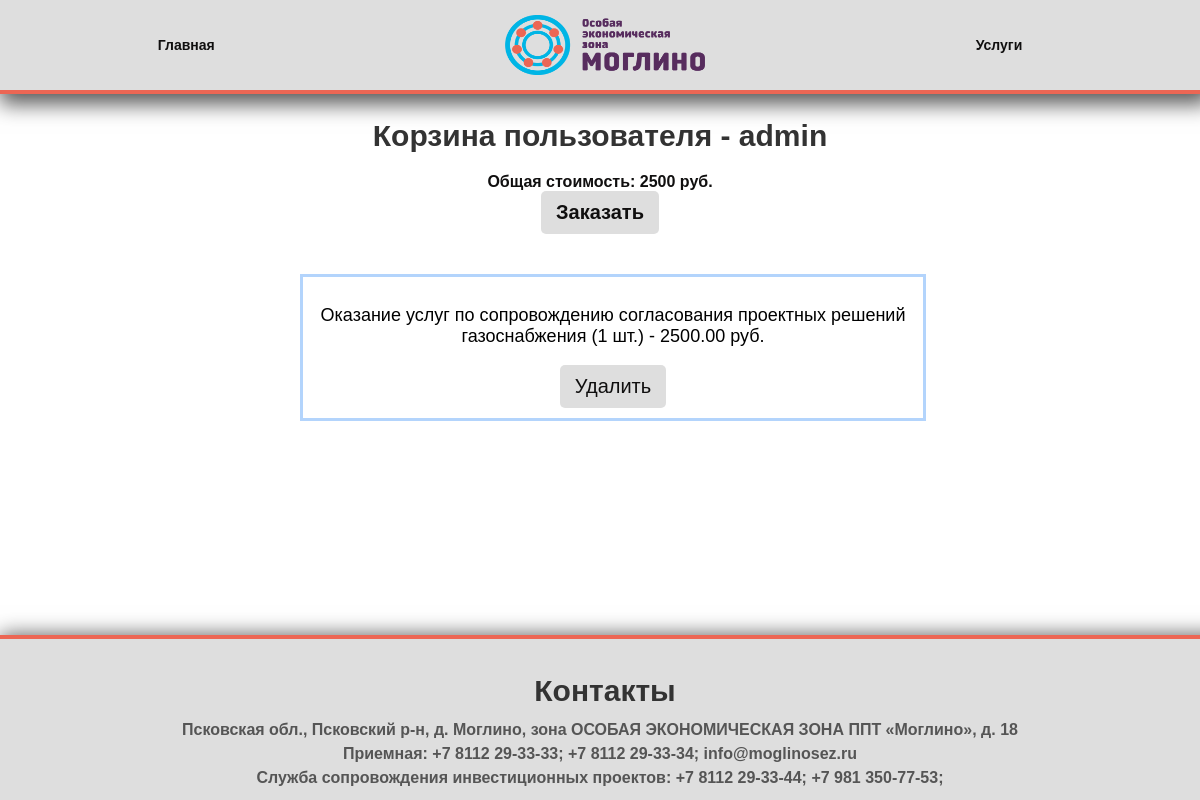
The app's page /cart/ (signed in) with its own data.
### moglino2_site/models.py (models this page shows, shortened)
class Order(models.Model):
    user = models.ForeignKey(User, on_delete=models.CASCADE)
    service = models.ForeignKey(Service, on_delete=models.CASCADE)
    quantity = models.PositiveIntegerField(default=1)
    total_cost = models.DecimalField(max_digits=10, decimal_places=2)
    is_processed = models.BooleanField(default=False)

class Service(models.Model):
    service_type = models.ForeignKey(ServiceType, on_delete=models.CASCADE)
    title = models.CharField(max_length=255)
    unit_of_measurement = models.CharField(max_length=50)
    cost = models.DecimalField(max_digits=10, decimal_places=2)
    note = models.TextField()
    provider = models.ForeignKey(User, on_delete=models.CASCADE, related_name='provided_services')

### moglino2_site/views.py (the view)
# urls.py: path('cart/', views.view_cart, name='view_cart'),
@login_required
def view_cart(request):
    orders = Order.objects.filter(user=request.user, is_processed=False)
    total_cost = orders.aggregate(total_cost=Sum('total_cost'))['total_cost']
    return render(request, 'cart.html', {'user_orders': orders, 'total_cost': total_cost})

### templates/cart.html (shortened to what this page needs)
<!DOCTYPE html>
{% load static %}
<html lang="en">
<head>
    <link rel="stylesheet" href="{% static 'css/cart.css' %}">
    <link rel="stylesheet" href="{% static 'css/service_by_type.css' %}">
</head>
<body>
<div>
<nav>
    <ul>
        <li><p><a href="{% url 'home' %}">Главная</a></p></li>
        <img src="{% static 'img/logo.png' %}" alt="Лого Компании" width="200" height="60">
        <li><a href="{% url 'uslug' %}">Услуги</a></li>
    </ul>
</nav>
<h2>Корзина пользователя - {{ user.username }} </h2>
<div class="zakaz">
    <div>Общая стоимость: {{ total_cost|default:"0.00" }} руб.</div>
    <button type="submit" id="orderButton">Заказать</button>
</div>
<div class="order122">
{% for order in user_orders %}
    <div class="order" data-service-title="{{ order.service.title }}" data-quantity="{{ order.quantity }}" data-total-cost="{{ order.total_cost }}" data-processed="false">
        <p>{{ order.service.title }} ({{ order.quantity }} шт.) - {{ order.total_cost }} руб.</p>
        <form method="post" action="{% url 'remove_from_cart' order.id %}">
            <button type="submit">Удалить</button>
        </form>
    </div>
{% endfor %}
</div>
</div>
    <footer>
        <div>
            <h2>Контакты</h2>
            <div class="adres"><p> Псковская обл., Псковский р-н, д. Моглино, зона ОСОБАЯ ЭКОНОМИЧЕСКАЯ ЗОНА ППТ «Моглино», д. 18</p></div>
                <div class="adres1"><p>Приемная:
                +7 8112 29-33-33;
                +7 8112 29-33-34;
                info@moglinosez.ru </p></div>
                <div class="adres2"> <p>Служба
                сопровождения инвестиционных проектов:
                +7 8112 29-33-44;
                +7 981 350-77-53;</p></div>
        </div>
    </footer>
</body>
</html>

### moglino2_site/static/css/cart.css (style rules this page uses)
body { font-family: Arial, sans-serif; margin: 0; padding: 0; background-image: url('../img/fon.png'); background-size: cover; background-repeat: repeat; }
nav { background-color: #b3d4fc; color: white; padding: 30px; }
nav a { text-decoration: none; color: #100f0f; font-size: 18px; padding: 15px; transition: background-color 0.3s; font-weight: bold; }
nav ul { list-style: none; padding: 0; margin: 0; display: flex; justify-content: space-around; align-items: center; }
nav ul li { display: inline; margin-right: 20px; }
h2 { color: #ffffff; }
.order122 { overflow: auto; margin-bottom: 200px; }
.order { border: 3px solid #b3d4fc; margin: 10px; padding: 10px; width: 50%; text-align: center; margin-left: 25%; font-size: 18px; overflow: auto; }
button { text-align: center; align-items: center; background-color: #dedede; color: #100f0f; padding: 10px 15px; border: none; cursor: pointer; border-radius: 5px; font-size: 20px; margin: 0 auto; }
#orderButton { color: #100f0f; }
h2 { text-align: center; }
footer { background-color: #b3d4fc; padding: 0px; text-align: center; position: fixed; bottom: 0; width: 100%; }
footer div { display: flex; flex-direction: column; align-items: center; }
.adres p, .adres1 p, .adres2 p { font-size: 18px; color: #555; line-height: 0; font-weight: bold; }
h2 { font-size: 30px; color: #333; margin-bottom: 10px; }
.zakaz { color: #100f0f; padding: 10px 20px; border: none; border-radius: 5px; cursor: pointer; margin: 0 auto; font-weight: bold; text-align: center; width: 40%; margin-bottom: 20px; }
.zakaz button { align-items: center; color: #100f0f; border: none; border-radius: 5px; cursor: pointer; font-weight: bold; text-align: center; }
@media screen and (max-width: 1350px) { .order122 { margin-bottom: 250px; } }

### moglino2_site/static/css/service_by_type.css (style rules this page uses)
body { font-family: Arial, sans-serif; margin: 0; padding: 0; background-image: url('../img/fon.png'); background-size: cover; margin-bottom: 80px; }
nav { background-color: #dedede; padding: 15px; border-bottom: 4px solid #ec6654; box-shadow: 5px 5px 20px 5px #575757; }
nav ul { list-style: none; padding: 0; margin: 0; display: flex; justify-content: space-around; align-items: center; }
nav a { text-decoration: none; color: #100f0f; font-size: 18px; padding: 15px; transition: background-color 0.3s; font-weight: bold; }
footer { background-color: #dedede; padding: 10px; text-align: center; position: fixed; bottom: 0; width: 100%; border-top: 4px solid #ec6654; box-shadow: 5px 5px 20px 5px #575757; transition: all 0.3s; max-height: 215px; }
footer div { display: flex; flex-direction: column; align-items: center; margin-right: 10px; }
.adres p, .adres1 p, .adres2 p { font-size: 16px; color: #555; line-height: 1.5; font-weight: bold; margin: auto; }
@media screen and (max-width: 1350px) { nav { padding: 15px; } }
@media screen and (max-width: 1350px) { nav a { font-size: 14px; } }

### records on screen
Order: service "Оказание услуг по сопровождению согласования проектных решений газоснабжения", quantity "1", total_cost "2500.00"

### other values on screen
{{ user.username }} "admin"
{{ total_cost|default:"0.00" }} "2500"
